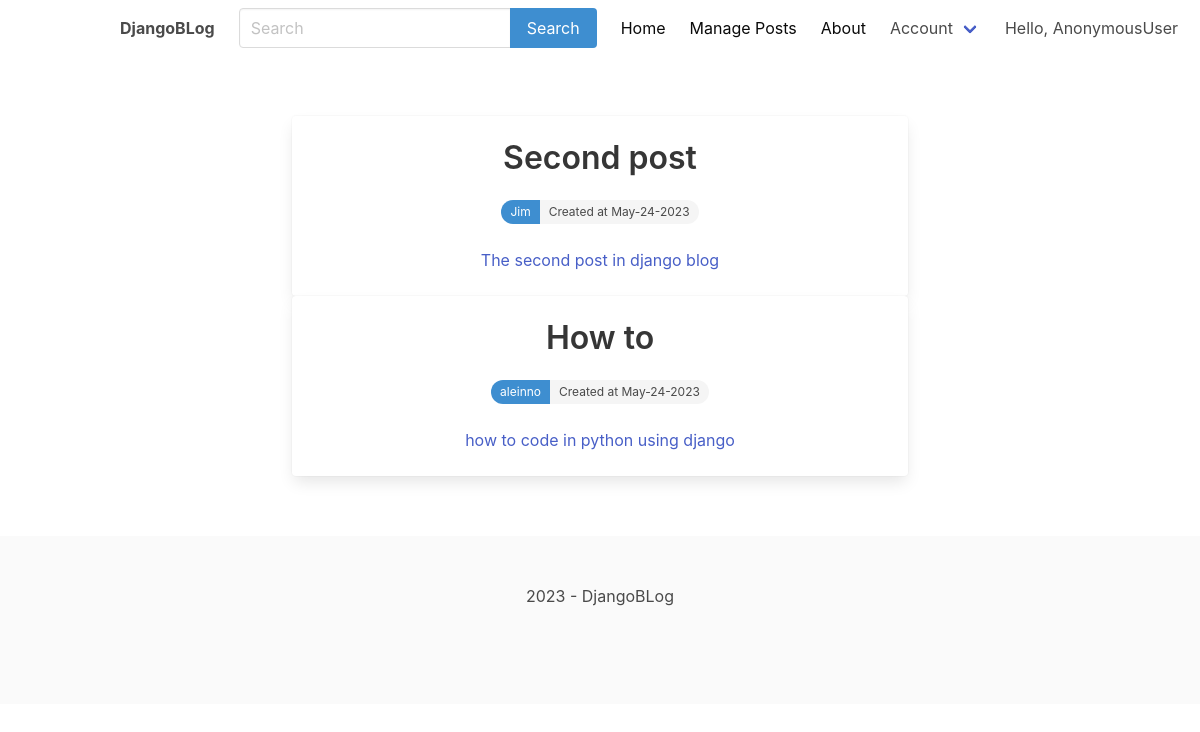
/django/, run on the app's committed database.
### blog/models.py (models this page shows, shortened)
class Post(models.Model):
    ACTIVE = 'active'
    DRAFT = 'draft'
    CHOICES_STATUS = (
        (ACTIVE, 'Active'),
        (DRAFT, 'Draft'),
    )
    author = models.ForeignKey('auth.User', on_delete=models.CASCADE, related_name='posts', null=True)
    category = models.ForeignKey(Category, on_delete=models.CASCADE, related_name='posts', null=True)
    title = models.CharField(max_length=200)
    intro = models.CharField(max_length=200)
    slug = models.SlugField(max_length=200, unique=True)
    body = models.TextField(max_length=800)
    updated = models.DateTimeField(auto_now=True)
    created = models.DateTimeField(auto_now_add=True)
    status = models.CharField(max_length=10, choices=CHOICES_STATUS, default=DRAFT)
    class Meta:
        ordering = ['-updated', '-created']

### blog/views.py (the view)
# urls.py: path('<slug:slug>/', views.category, name='category_detail'),
def category(request, slug):
    category = get_object_or_404(Category, slug=slug)
    posts = category.posts.filter(status=Post.ACTIVE)
    return render(request, 'blog/category.html', {'category': category, 'posts': posts})

### blog/templates/blog/category.html (shortened to what this page needs)
{% extends 'main.html' %}
{% block content %}
    <div class="container">
        <section class="articles">
            <div class="column is-8 is-offset-2">
                {% for post in posts %}
                    <div class="card article">
                        <div class="card-content">
                            <a href="{% url 'post_detail' post.category.slug  post.slug %}">
                                <div class="media">
                                    <div class="media-content has-text-centered">
                                        <p class="title article-title">{{ post.title }}</p>
                                        <div class="tags has-addons level-item">
                                            <span class="tag is-rounded is-info">{{ post.author }}</span>
                                            <span class="tag is-rounded">Created at {{ post.created|date:'M-d-Y' }}</span>
                                        </div>
                                    </div>
                                </div>
                                <div class="content has-text-centered article-intro">
                                    {{ post.intro }}
                                </div>
                            </a>
                        </div>
                    </div>
                    {% empty %}
                    <div class="content">
                        <p>No posts int his category yet...</p>
                    </div>
                {% endfor %}
            </div>
        </section>
    </div>
{% endblock %}

### data on the page
Post: title "Second post", author "Jim", created "May-24-2023", intro "The second post in django blog"
Post: title "How to", author "aleinno", created "May-24-2023", intro "how to code in python using django"

### other printed values
{{ request.user }} "AnonymousUser"
